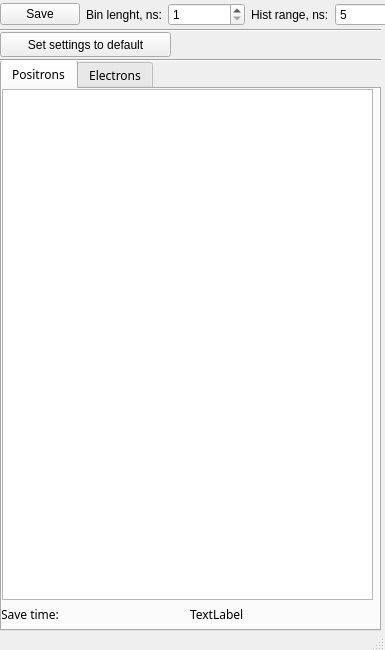
<?xml version="1.0" encoding="UTF-8"?>
<ui version="4.0">
 <class>Injection</class>
 <widget class="QMainWindow" name="Injection">
  <property name="geometry">
   <rect>
    <x>0</x>
    <y>0</y>
    <width>385</width>
    <height>650</height>
   </rect>
  </property>
  <property name="sizePolicy">
   <sizepolicy hsizetype="Fixed" vsizetype="Fixed">
    <horstretch>0</horstretch>
    <verstretch>0</verstretch>
   </sizepolicy>
  </property>
  <property name="minimumSize">
   <size>
    <width>385</width>
    <height>585</height>
   </size>
  </property>
  <property name="maximumSize">
   <size>
    <width>385</width>
    <height>650</height>
   </size>
  </property>
  <property name="windowTitle">
   <string>Injection</string>
  </property>
  <widget class="QWidget" name="centralwidget">
   <widget class="QTabWidget" name="tabWidget">
    <property name="geometry">
     <rect>
      <x>0</x>
      <y>60</y>
      <width>381</width>
      <height>571</height>
     </rect>
    </property>
    <property name="sizePolicy">
     <sizepolicy hsizetype="Fixed" vsizetype="Fixed">
      <horstretch>0</horstretch>
      <verstretch>0</verstretch>
     </sizepolicy>
    </property>
    <property name="minimumSize">
     <size>
      <width>381</width>
      <height>541</height>
     </size>
    </property>
    <property name="maximumSize">
     <size>
      <width>900</width>
      <height>900</height>
     </size>
    </property>
    <property name="font">
     <font>
      <family>Abyssinica SIL</family>
     </font>
    </property>
    <property name="currentIndex">
     <number>0</number>
    </property>
    <widget class="QWidget" name="tab_positrons">
     <attribute name="title">
      <string>Positrons</string>
     </attribute>
     <widget class="QListWidget" name="uni_p">
      <property name="geometry">
       <rect>
        <x>0</x>
        <y>0</y>
        <width>371</width>
        <height>511</height>
       </rect>
      </property>
     </widget>
     <widget class="QWidget" name="horizontalLayoutWidget_2">
      <property name="geometry">
       <rect>
        <x>-1</x>
        <y>510</y>
        <width>371</width>
        <height>31</height>
       </rect>
      </property>
      <layout class="QHBoxLayout" name="horizontalLayout_2">
       <item>
        <widget class="QLabel" name="label_3">
         <property name="text">
          <string>Save time:</string>
         </property>
        </widget>
       </item>
       <item>
        <widget class="QLabel" name="label_save_time_p">
         <property name="text">
          <string>TextLabel</string>
         </property>
        </widget>
       </item>
      </layout>
     </widget>
    </widget>
    <widget class="QWidget" name="tab_electrons">
     <attribute name="title">
      <string>Electrons</string>
     </attribute>
     <widget class="QListWidget" name="uni_e">
      <property name="geometry">
       <rect>
        <x>0</x>
        <y>0</y>
        <width>371</width>
        <height>511</height>
       </rect>
      </property>
     </widget>
     <widget class="QWidget" name="horizontalLayoutWidget_3">
      <property name="geometry">
       <rect>
        <x>0</x>
        <y>510</y>
        <width>371</width>
        <height>31</height>
       </rect>
      </property>
      <layout class="QHBoxLayout" name="horizontalLayout_3">
       <item>
        <widget class="QLabel" name="label_4">
         <property name="text">
          <string>Save time:</string>
         </property>
        </widget>
       </item>
       <item>
        <widget class="QLabel" name="label_save_time_e">
         <property name="text">
          <string>TextLabel</string>
         </property>
        </widget>
       </item>
      </layout>
     </widget>
    </widget>
   </widget>
   <widget class="QWidget" name="horizontalLayoutWidget">
    <property name="geometry">
     <rect>
      <x>0</x>
      <y>0</y>
      <width>411</width>
      <height>29</height>
     </rect>
    </property>
    <layout class="QHBoxLayout" name="horizontalLayout">
     <property name="spacing">
      <number>6</number>
     </property>
     <item>
      <widget class="QPushButton" name="pushButton_save">
       <property name="text">
        <string>Save</string>
       </property>
      </widget>
     </item>
     <item>
      <widget class="QLabel" name="label">
       <property name="enabled">
        <bool>true</bool>
       </property>
       <property name="text">
        <string>Bin lenght, ns:</string>
       </property>
      </widget>
     </item>
     <item>
      <widget class="QSpinBox" name="spinBox_bins_len">
       <property name="minimum">
        <number>1</number>
       </property>
       <property name="maximum">
        <number>20</number>
       </property>
       <property name="value">
        <number>1</number>
       </property>
      </widget>
     </item>
     <item>
      <widget class="QLabel" name="label_2">
       <property name="text">
        <string>Hist range, ns:</string>
       </property>
      </widget>
     </item>
     <item>
      <widget class="QSpinBox" name="spinBox_hist_range">
       <property name="minimum">
        <number>5</number>
       </property>
       <property name="maximum">
        <number>100</number>
       </property>
       <property name="value">
        <number>5</number>
       </property>
      </widget>
     </item>
    </layout>
   </widget>
   <widget class="Line" name="line">
    <property name="geometry">
     <rect>
      <x>0</x>
      <y>20</y>
      <width>381</width>
      <height>20</height>
     </rect>
    </property>
    <property name="orientation">
     <enum>Qt::Horizontal</enum>
    </property>
   </widget>
   <widget class="QPushButton" name="button_stg_dflt">
    <property name="geometry">
     <rect>
      <x>0</x>
      <y>32</y>
      <width>171</width>
      <height>25</height>
     </rect>
    </property>
    <property name="minimumSize">
     <size>
      <width>0</width>
      <height>25</height>
     </size>
    </property>
    <property name="maximumSize">
     <size>
      <width>16777215</width>
      <height>25</height>
     </size>
    </property>
    <property name="text">
     <string>Set settings to default</string>
    </property>
   </widget>
   <widget class="Line" name="line_2">
    <property name="geometry">
     <rect>
      <x>0</x>
      <y>50</y>
      <width>381</width>
      <height>20</height>
     </rect>
    </property>
    <property name="orientation">
     <enum>Qt::Horizontal</enum>
    </property>
   </widget>
  </widget>
  <widget class="QStatusBar" name="statusbar">
   <property name="maximumSize">
    <size>
     <width>16777215</width>
     <height>15</height>
    </size>
   </property>
  </widget>
 </widget>
 <resources/>
 <connections/>
</ui>
